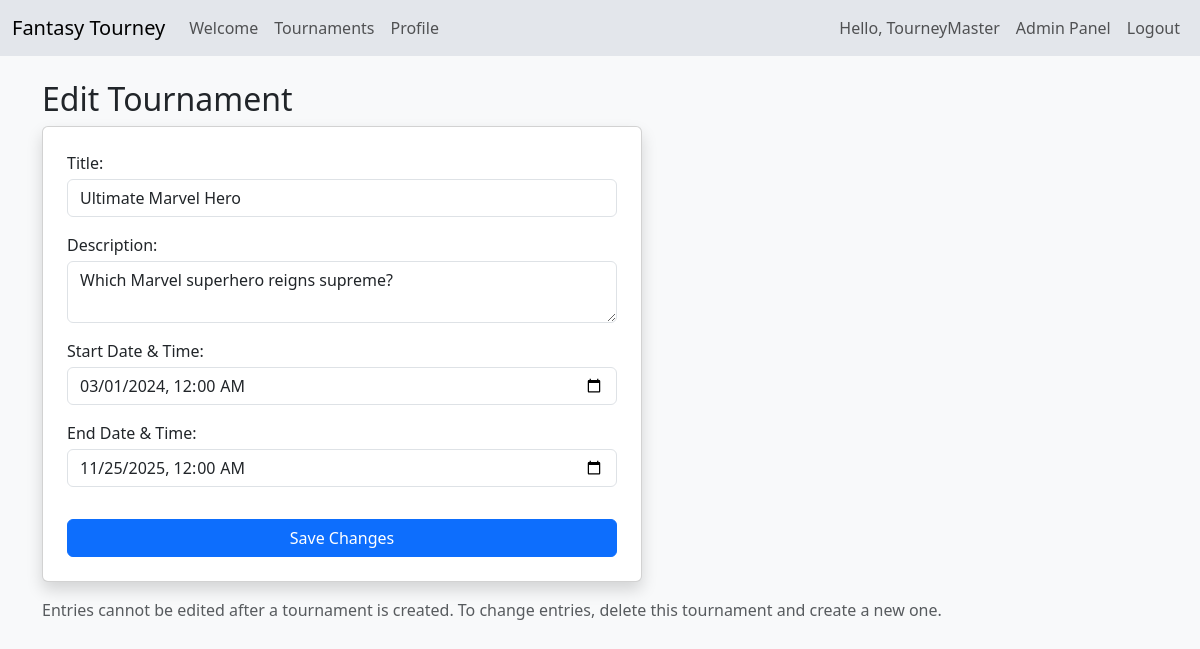
Page /edit_tournament.php?id=2 (signed in) on the committed database.
### tables this page shows
CREATE TABLE `tournament` (
  `tournament_id` int(11) NOT NULL AUTO_INCREMENT,
  `title` varchar(255) NOT NULL CHECK (`title` <> ''),
  `description` varchar(255) NOT NULL CHECK (`description` <> ''),
  `start_at` datetime NOT NULL,
  `end_at` datetime DEFAULT NULL,
  `tourneystatus` enum('Upcoming','Active','Completed') NOT NULL,
  `user_id` int(11) NOT NULL,
  PRIMARY KEY (`tournament_id`),
  UNIQUE KEY `title` (`title`),
  KEY `user_id` (`user_id`),
  CONSTRAINT `tournament_ibfk_1` FOREIGN KEY (`user_id`) REFERENCES `users` (`user_id`)
);

### edit_tournament.php (the view, shortened to what this page needs)
<?php
require_once("navbar.php");
$db = get_pdo_connection();
$id = intval($_GET["id"]);
$check = $db->prepare("SELECT * FROM tournament WHERE tournament_id = ? AND user_id = ?");
$check->execute([$id, $_SESSION["user_id"]]);
$t = $check->fetch(PDO::FETCH_ASSOC);
$startValue = "";
if (!empty($t["start_at"])) {
    $startValue = date("Y-m-d\TH:i", strtotime($t["start_at"]));
}
$endValue = "";
if (!empty($t["end_at"])) {
    $endValue = date("Y-m-d\TH:i", strtotime($t["end_at"]));
}
?>
<!DOCTYPE html>
<html>
<head>
    <link href="https://cdn.jsdelivr.net/npm/bootstrap@5.3.0/dist/css/bootstrap.min.css" rel="stylesheet">
</head>
<body class="bg-light">
<div class="container mt-4">
    <h2>Edit Tournament</h2>
    <form method="POST" class="card p-4 shadow" style="max-width:600px;">
        <label class="mb-1">Title:</label>
        <input type="text"
               name="title"
               class="form-control mb-3"
               value="<?= htmlspecialchars($t['title']) ?>"
               required>
        <label class="mb-1">Description:</label>
        <textarea name="description"
                  class="form-control mb-3"
                  required><?= htmlspecialchars($t['description']) ?></textarea>
        <label class="mb-1">Start Date & Time:</label>
        <input type="datetime-local"
               name="start_at"
               class="form-control mb-3"
               value="<?= $startValue ?>"
               required>
        <label class="mb-1">End Date & Time:</label>
        <input type="datetime-local"
               name="end_at"
               class="form-control mb-3"
               value="<?= $endValue ?>">
        <button class="btn btn-primary w-100 mt-3">Save Changes</button>
    </form>
    <p class="text-muted mt-3">
        Entries cannot be edited after a tournament is created.
        To change entries, delete this tournament and create a new one.
    </p>
</div>
</body>
</html>

### rows in the picture
tournament: title "Ultimate Marvel Hero", description "Which Marvel superhero reigns supreme?", start_at "03/01/2024 00:00", end_at "11/25/2025 00:00"

### other values in the picture
$_SESSION["displayname"] "TourneyMaster"
